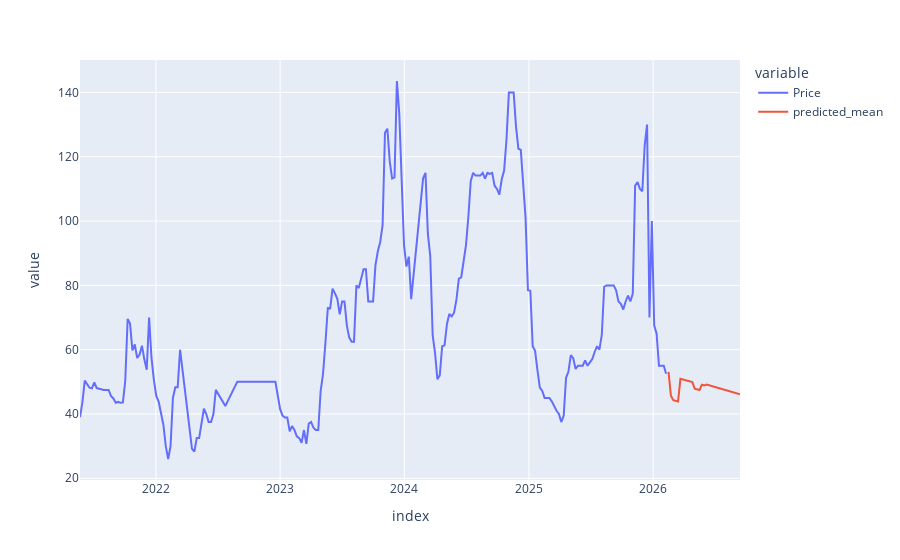

Notebook code for this chart:
### Code cell
#forecast+previous data
#final = pd.concat([series,future])
#final.to_csv('/Users/sazid/Documents/Daily Comm Predection Project/products wise data/Products Predicted Data/d=1/onion_P.csv', index=True)
final.plot()

### Figure 1 — Plotly figure (JSON) as saved in the notebook; plotly's stock layout.template omitted (floating-point values rounded to 4 significant figures; data arrays with more than 128 entries replaced by an {"elided": "..."} marker saying what was removed)
{"data": [{"hovertemplate": "variable=Price<br>index=%{x}<br>value=%{y}<extra></extra>", "legendgroup": "Price", "line": {"color": "#636efa", "dash": "solid"}, "marker": {"symbol": "circle"}, "mode": "lines", "name": "Price", "orientation": "v", "showlegend": true, "type": "scatter", "x": {"elided": "278 str values"}, "xaxis": "x", "y": {"elided": "278 float values"}, "yaxis": "y"}, {"hovertemplate": "variable=predicted_mean<br>index=%{x}<br>value=%{y}<extra></extra>", "legendgroup": "predicted_mean", "line": {"color": "#EF553B", "dash": "solid"}, "marker": {"symbol": "circle"}, "mode": "lines", "name": "predicted_mean", "orientation": "v", "showlegend": true, "type": "scatter", "x": {"elided": "278 str values"}, "xaxis": "x", "y": {"elided": "278 float values"}, "yaxis": "y"}], "layout": {"autosize": true, "legend": {"title": {"text": "variable"}, "tracegroupgap": 0}, "margin": {"t": 60}, "xaxis": {"anchor": "y", "autorange": true, "domain": [0, 1], "range": ["2021-05-23", "2026-09-13"], "title": {"text": "index"}, "type": "date"}, "yaxis": {"anchor": "x", "autorange": true, "domain": [0, 1], "range": [19.47, 150.1], "title": {"text": "value"}, "type": "linear"}}}
